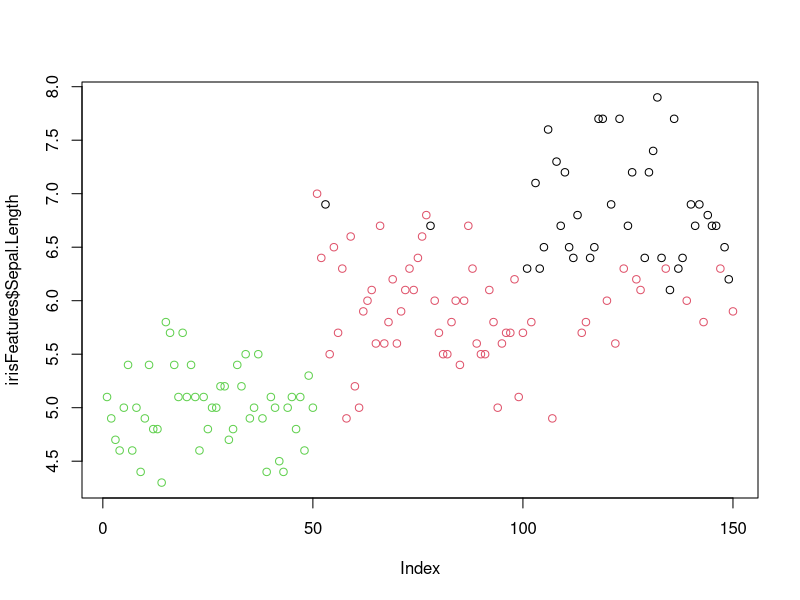
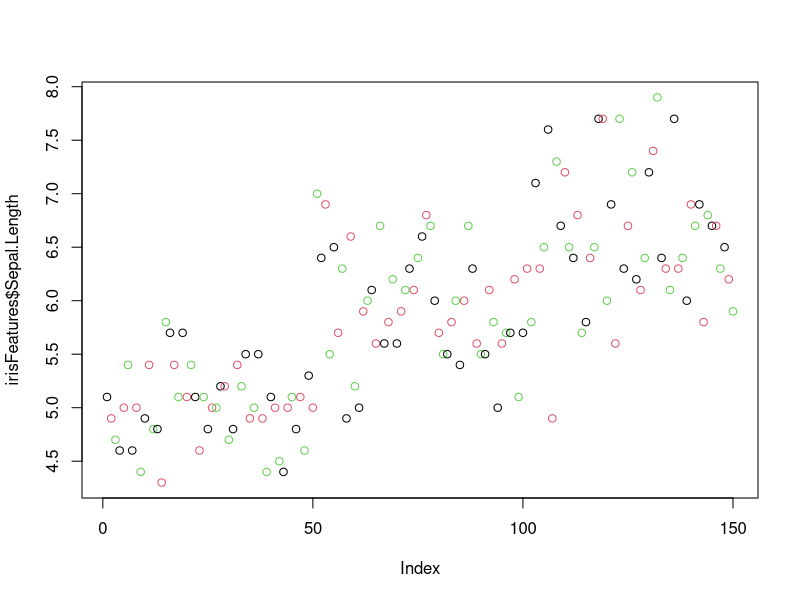
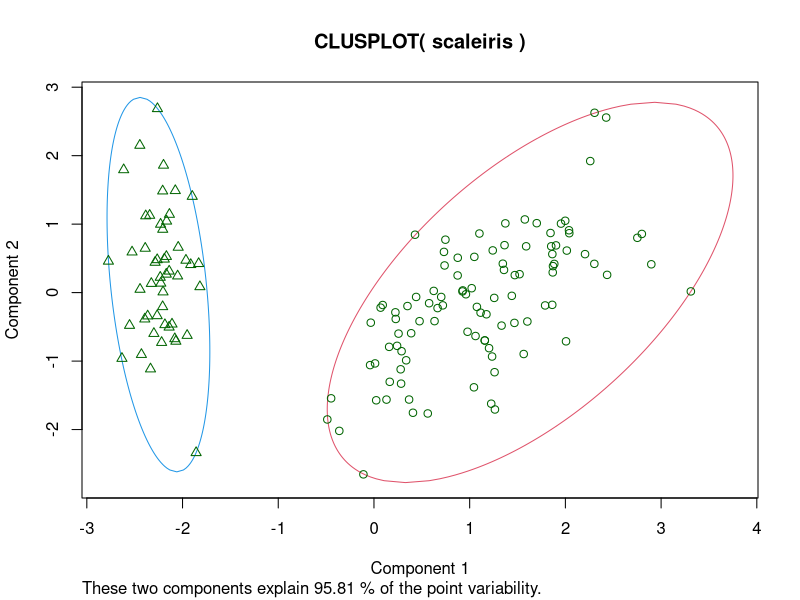
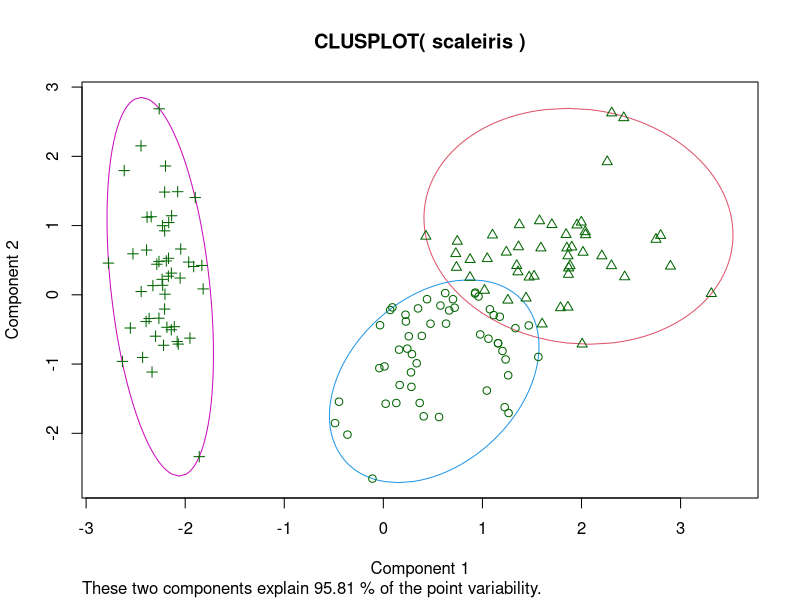

Reproduce these figures in R, in order.
# Clustering - IRIS data set

head(iris)
str(iris$Species)
table(iris$Species)
irisFeatures = iris[,-5]
head(irisFeatures)
iriskm1 = kmeans(irisFeatures,centers=3)
iriskm1
iriskm1$centers
colMeans(irisFeatures[iriskm1$cluster==1,])

(iris[iriskm1$cluster==1,])

iriskm1$size # no of rows in in each cluster
iriskm1$cluster # row no to clusters
plot(irisFeatures$Sepal.Length, col=iriskm1$cluster)
plot(irisFeatures$Sepal.Length, col=1:3)
x= cbind(irisFeatures, cl=iriskm1$cluster, cat=iris$Species)
head(x)
x
iriskm1  # understand the output

#Method2 - Scaling 
irisFeatures2 = irisFeatures
scaleiris = scale(irisFeatures2) # scaling dataset if they are in different range
head(scaleiris) #use this scaleiris for kmeans and plots; this becomes data
irisKM = kmeans(scaleiris, 2)
irisKM$cluster

library(fpc)
library(cluster)
clusplot(scaleiris, irisKM$cluster, color= T, lines=0)
# using PCA technique - finds most Principal Components

#Method3
irisKM2 = kmeans(scaleiris, 3, iter.max= 5)
irisKM2
clusplot(scaleiris, irisKM2$cluster, color=T, lines=0)  
